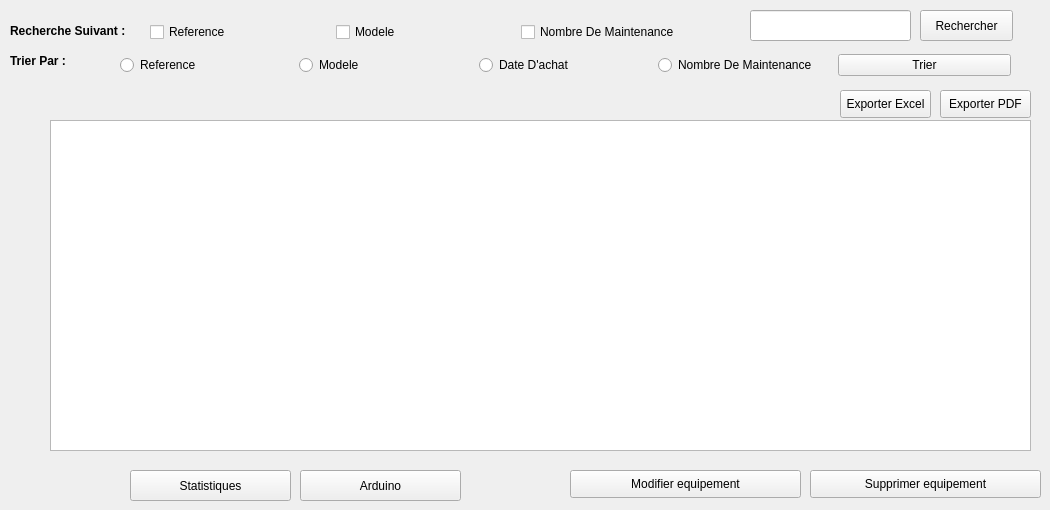
                <widget class="QWidget" name="affichermateriel">
                 <attribute name="title">
                  <string>Afficher equipement</string>
                 </attribute>
                 <widget class="QPushButton" name="pushButton_modifier">
                  <property name="geometry">
                   <rect>
                    <x>570</x>
                    <y>470</y>
                    <width>231</width>
                    <height>28</height>
                   </rect>
                  </property>
                  <property name="text">
                   <string>Modifier equipement</string>
                  </property>
                  <property name="icon">
                   <iconset>
                    <normaloff>../../../../../../../../icons/modifier.png</normaloff>../../../../../../../../icons/modifier.png</iconset>
                  </property>
                  <property name="checkable">
                   <bool>true</bool>
                  </property>
                 </widget>
                 <widget class="QPushButton" name="pushButton_supprimer">
                  <property name="geometry">
                   <rect>
                    <x>810</x>
                    <y>470</y>
                    <width>231</width>
                    <height>28</height>
                   </rect>
                  </property>
                  <property name="styleSheet">
                   <string notr="true"/>
                  </property>
                  <property name="text">
                   <string>Supprimer equipement</string>
                  </property>
                  <property name="icon">
                   <iconset>
                    <normaloff>../../../../../../../../icons/supprimer.png</normaloff>../../../../../../../../icons/supprimer.png</iconset>
                  </property>
                 </widget>
                 <widget class="QTableView" name="tableView_materiel">
                  <property name="geometry">
                   <rect>
                    <x>50</x>
                    <y>120</y>
                    <width>981</width>
                    <height>331</height>
                   </rect>
                  </property>
                  <property name="styleSheet">
                   <string notr="true">table
{
    border-collapse: collapse;
}
td, th
{
    border: 1px solid black;
}</string>
                  </property>
                 </widget>
                 <widget class="QLabel" name="label_100">
                  <property name="geometry">
                   <rect>
                    <x>10</x>
                    <y>50</y>
                    <width>61</width>
                    <height>21</height>
                   </rect>
                  </property>
                  <property name="font">
                   <font>
                    <weight>75</weight>
                    <bold>true</bold>
                   </font>
                  </property>
                  <property name="text">
                   <string>Trier Par :</string>
                  </property>
                 </widget>
                 <widget class="QLabel" name="label_101">
                  <property name="geometry">
                   <rect>
                    <x>10</x>
                    <y>10</y>
                    <width>131</width>
                    <height>41</height>
                   </rect>
                  </property>
                  <property name="font">
                   <font>
                    <weight>75</weight>
                    <bold>true</bold>
                   </font>
                  </property>
                  <property name="text">
                   <string>Recherche Suivant :</string>
                  </property>
                 </widget>
                 <widget class="QLineEdit" name="lineEdit_recherche">
                  <property name="geometry">
                   <rect>
                    <x>750</x>
                    <y>10</y>
                    <width>161</width>
                    <height>31</height>
                   </rect>
                  </property>
                  <property name="styleSheet">
                   <string notr="true"/>
                  </property>
                  <property name="text">
                   <string/>
                  </property>
                 </widget>
                 <widget class="QPushButton" name="pushButton_recherche">
                  <property name="geometry">
                   <rect>
                    <x>920</x>
                    <y>10</y>
                    <width>93</width>
                    <height>31</height>
                   </rect>
                  </property>
                  <property name="autoFillBackground">
                   <bool>false</bool>
                  </property>
                  <property name="text">
                   <string>Rechercher</string>
                  </property>
                  <property name="icon">
                   <iconset>
                    <normaloff>../../../../../../../../icons/loop.png</normaloff>../../../../../../../../icons/loop.png</iconset>
                  </property>
                  <property name="checkable">
                   <bool>true</bool>
                  </property>
                 </widget>
                 <widget class="QWidget" name="layoutWidget_10">
                  <property name="geometry">
                   <rect>
                    <x>120</x>
                    <y>50</y>
                    <width>891</width>
                    <height>30</height>
                   </rect>
                  </property>
                  <layout class="QHBoxLayout" name="horizontalLayout_78">
                   <item>
                    <widget class="QRadioButton" name="radioButton_tri_ref">
                     <property name="text">
                      <string>Reference</string>
                     </property>
                    </widget>
                   </item>
                   <item>
                    <widget class="QRadioButton" name="radioButton_tri_modele">
                     <property name="text">
                      <string>Modele</string>
                     </property>
                    </widget>
                   </item>
                   <item>
                    <widget class="QRadioButton" name="radioButton_tri_date">
                     <property name="text">
                      <string>Date D'achat</string>
                     </property>
                    </widget>
                   </item>
                   <item>
                    <widget class="QRadioButton" name="radioButton_tri_nbrmaint">
                     <property name="text">
                      <string>Nombre De Maintenance</string>
                     </property>
                    </widget>
                   </item>
                   <item>
                    <widget class="QPushButton" name="pushButton_trier">
                     <property name="text">
                      <string>Trier</string>
                     </property>
                     <property name="icon">
                      <iconset>
                       <normaloff>../../../../../../../../icons/TriMan-300x300.png</normaloff>../../../../../../../../icons/TriMan-300x300.png</iconset>
                     </property>
                     <property name="checkable">
                      <bool>true</bool>
                     </property>
                     <property name="checked">
                      <bool>false</bool>
                     </property>
                    </widget>
                   </item>
                  </layout>
                 </widget>
                 <widget class="QWidget" name="layoutWidget_11">
                  <property name="geometry">
                   <rect>
                    <x>150</x>
                    <y>20</y>
                    <width>551</width>
                    <height>24</height>
                   </rect>
                  </property>
                  <layout class="QHBoxLayout" name="horizontalLayout_79">
                   <item>
                    <widget class="QCheckBox" name="checkBox_search_ref">
                     <property name="text">
                      <string>Reference</string>
                     </property>
                     <property name="autoExclusive">
                      <bool>true</bool>
                     </property>
                    </widget>
                   </item>
                   <item>
                    <widget class="QCheckBox" name="checkBox_search_modele">
                     <property name="text">
                      <string>Modele</string>
                     </property>
                     <property name="autoExclusive">
                      <bool>true</bool>
                     </property>
                    </widget>
                   </item>
                   <item>
                    <widget class="QCheckBox" name="checkBox_search_nbr_maintenance">
                     <property name="text">
                      <string>Nombre De Maintenance</string>
                     </property>
                     <property name="autoExclusive">
                      <bool>true</bool>
                     </property>
                    </widget>
                   </item>
                  </layout>
                 </widget>
                 <widget class="QPushButton" name="pushButton_stat">
                  <property name="geometry">
                   <rect>
                    <x>130</x>
                    <y>470</y>
                    <width>161</width>
                    <height>31</height>
                   </rect>
                  </property>
                  <property name="text">
                   <string>Statistiques</string>
                  </property>
                  <property name="icon">
                   <iconset>
                    <normaloff>../../../../../../../../icons/stat.png</normaloff>../../../../../../../../icons/stat.png</iconset>
                  </property>
                 </widget>
                 <widget class="QPushButton" name="pushButton_arduinoobstacle">
                  <property name="geometry">
                   <rect>
                    <x>300</x>
                    <y>470</y>
                    <width>161</width>
                    <height>31</height>
                   </rect>
                  </property>
                  <property name="text">
                   <string>Arduino</string>
                  </property>
                 </widget>
                 <widget class="QPushButton" name="pushButtonExporterEquip">
                  <property name="geometry">
                   <rect>
                    <x>840</x>
                    <y>90</y>
                    <width>91</width>
                    <height>28</height>
                   </rect>
                  </property>
                  <property name="text">
                   <string>Exporter Excel</string>
                  </property>
                 </widget>
                 <widget class="QPushButton" name="pushButtonExporterEquip_2">
                  <property name="geometry">
                   <rect>
                    <x>940</x>
                    <y>90</y>
                    <width>91</width>
                    <height>28</height>
                   </rect>
                  </property>
                  <property name="text">
                   <string>Exporter PDF</string>
                  </property>
                 </widget>
                </widget>
